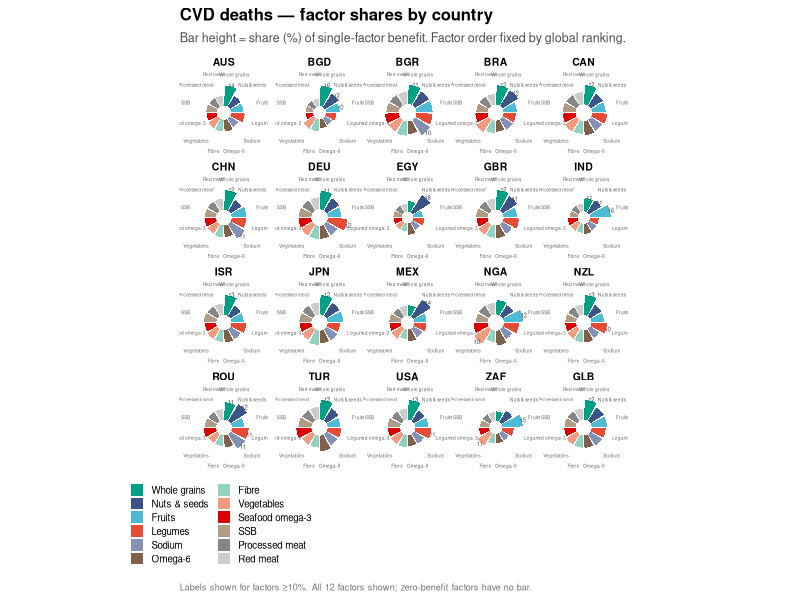
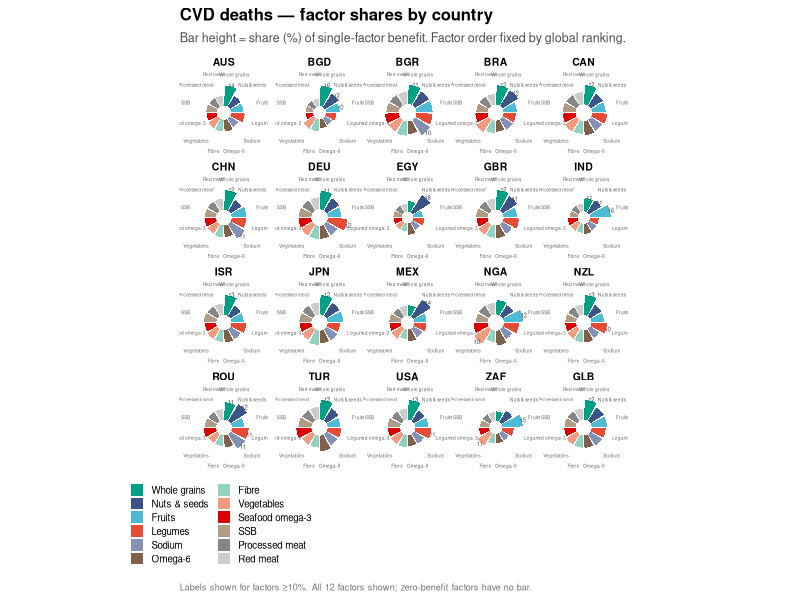
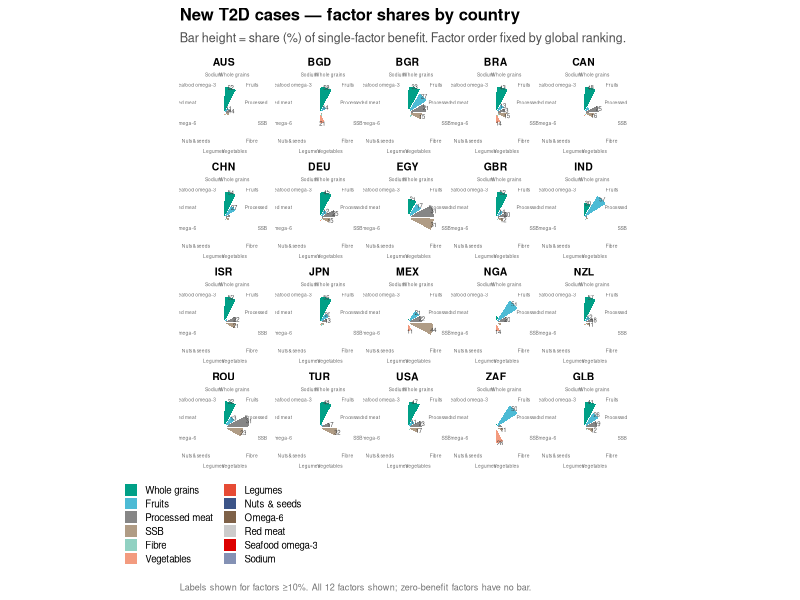
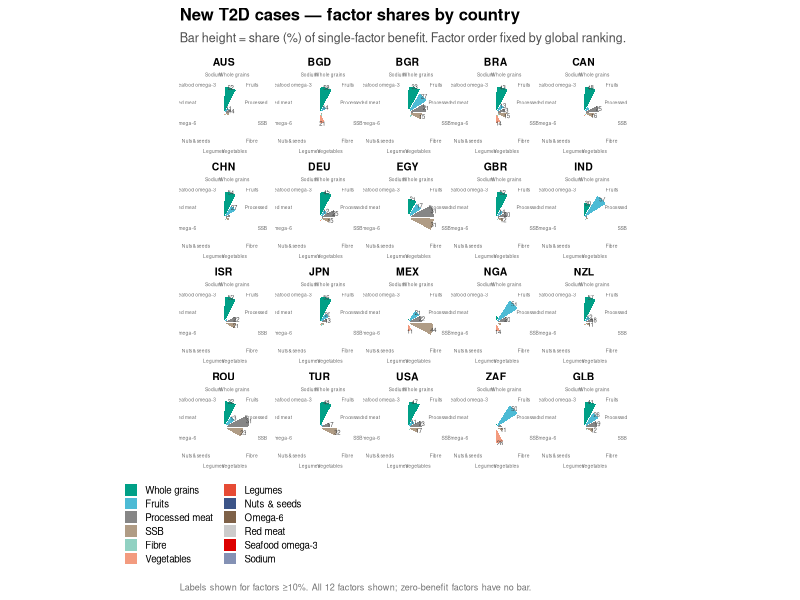

Recreate these plots in R, in order.
suppressPackageStartupMessages({library(ggplot2); library(dplyr); library(patchwork)})

d <- read.csv("results/figure5_matrix_19c.csv")
lab <- c(v01="Fruits", v02="Vegetables", v05="Legumes", v06="Nuts & seeds",
         v08="Whole grains", v09="Processed meat", v10="Red meat",
         v15="SSB", v29="Omega-6", v30="Seafood omega-3", v34="Fibre", v37="Sodium")
d$factor <- lab[d$gdd_var]

FAC_PAL <- c(
  "Whole grains"="#00A087", "Fruits"="#4DBBD5", "Nuts & seeds"="#3C5488",
  "Legumes"="#E64B35", "Vegetables"="#F39B7F", "Fibre"="#91D1C2",
  "Sodium"="#8491B4", "SSB"="#B09C85", "Omega-6"="#7E6148",
  "Seafood omega-3"="#DC0000", "Processed meat"="#868686", "Red meat"="#CCCCCC")

glb_ord <- d %>% filter(iso3=="GLB", outcome %in% c("IHD","IschStroke")) %>%
  group_by(factor) %>% summarise(val = sum(pmax(averted_10yr,0)), .groups="drop") %>%
  arrange(desc(val)) %>% pull(factor)

mk_radial <- function(outcomes, title_str, out_stem) {
  dd <- d %>% filter(outcome %in% outcomes) %>%
    group_by(iso3, factor) %>% summarise(val = sum(pmax(averted_10yr, 0)), .groups="drop") %>%
    group_by(iso3) %>% mutate(share = val / sum(val) * 100) %>% ungroup()

  all_combos <- expand.grid(iso3 = unique(dd$iso3), factor = names(FAC_PAL), stringsAsFactors = FALSE)
  dd <- dd %>% right_join(all_combos, by = c("iso3","factor")) %>%
    mutate(val = ifelse(is.na(val), 0, val),
           share = ifelse(is.na(share), 0, share))

  fac_order <- if (all(outcomes %in% c("IHD","IschStroke"))) glb_ord else {
    dd %>% filter(iso3=="GLB") %>% arrange(desc(share)) %>% pull(factor)
  }
  dd$factor <- factor(dd$factor, levels = fac_order)

  isos <- c(sort(setdiff(unique(dd$iso3), "GLB")), "GLB")
  plots <- list()

  for (iso in isos) {
    sub <- dd %>% filter(iso3 == iso) %>% arrange(factor)
    sub$lbl <- ifelse(sub$share >= 10, sprintf("%.0f", sub$share), "")

    p <- ggplot(sub, aes(x = factor, y = share, fill = factor)) +
      geom_col(width = 0.85) +
      geom_text(aes(y = share + 1, label = lbl), size = 1.5, colour = "grey25") +
      scale_fill_manual(values = FAC_PAL, guide = "none") +
      coord_polar(start = 0) +
      ylim(-5, max(sub$share) * 1.4) +
      labs(title = iso) +
      theme_void(base_size = 7) +
      theme(plot.title = element_text(face = "bold", size = 7.5, hjust = 0.5),
            axis.text.x = element_text(size = 3.5, colour = "grey40"))
    plots[[iso]] <- p
  }

  leg_df <- data.frame(factor = factor(names(FAC_PAL), levels = fac_order), y = 1)
  p_leg <- ggplot(leg_df, aes(factor, y, fill = factor)) +
    geom_col() + scale_fill_manual(values = FAC_PAL, name = NULL) +
    guides(fill = guide_legend(ncol = 2)) +
    theme_void() + theme(legend.text = element_text(size = 7),
                          legend.key.size = unit(.35, "cm"))
  plots[["legend"]] <- wrap_elements(cowplot::get_legend(p_leg))

  combined <- wrap_plots(plots, ncol = 5) +
    plot_annotation(
      title = title_str,
      subtitle = "Bar height = share (%) of single-factor benefit. Factor order fixed by global ranking.",
      caption = "Labels shown for factors \u226510%. All 12 factors shown; zero-benefit factors have no bar.",
      theme = theme(
        plot.title = element_text(face = "bold", size = 12),
        plot.subtitle = element_text(size = 9, colour = "grey30"),
        plot.caption = element_text(size = 6.5, colour = "grey45", hjust = 0)))

  ggsave(paste0("figures/", out_stem, ".pdf"), combined,
         width = 14, height = 12, device = cairo_pdf)
  ggsave(paste0("figures/", out_stem, ".png"), combined,
         width = 14, height = 12, dpi = 350)
  cat(sprintf("done: %s\n", out_stem))
}

mk_radial(c("IHD","IschStroke"), "CVD deaths — factor shares by country",
           "figure5_radial_cvd")
mk_radial("T2D_incidence", "New T2D cases — factor shares by country",
           "figure5_radial_t2d")
